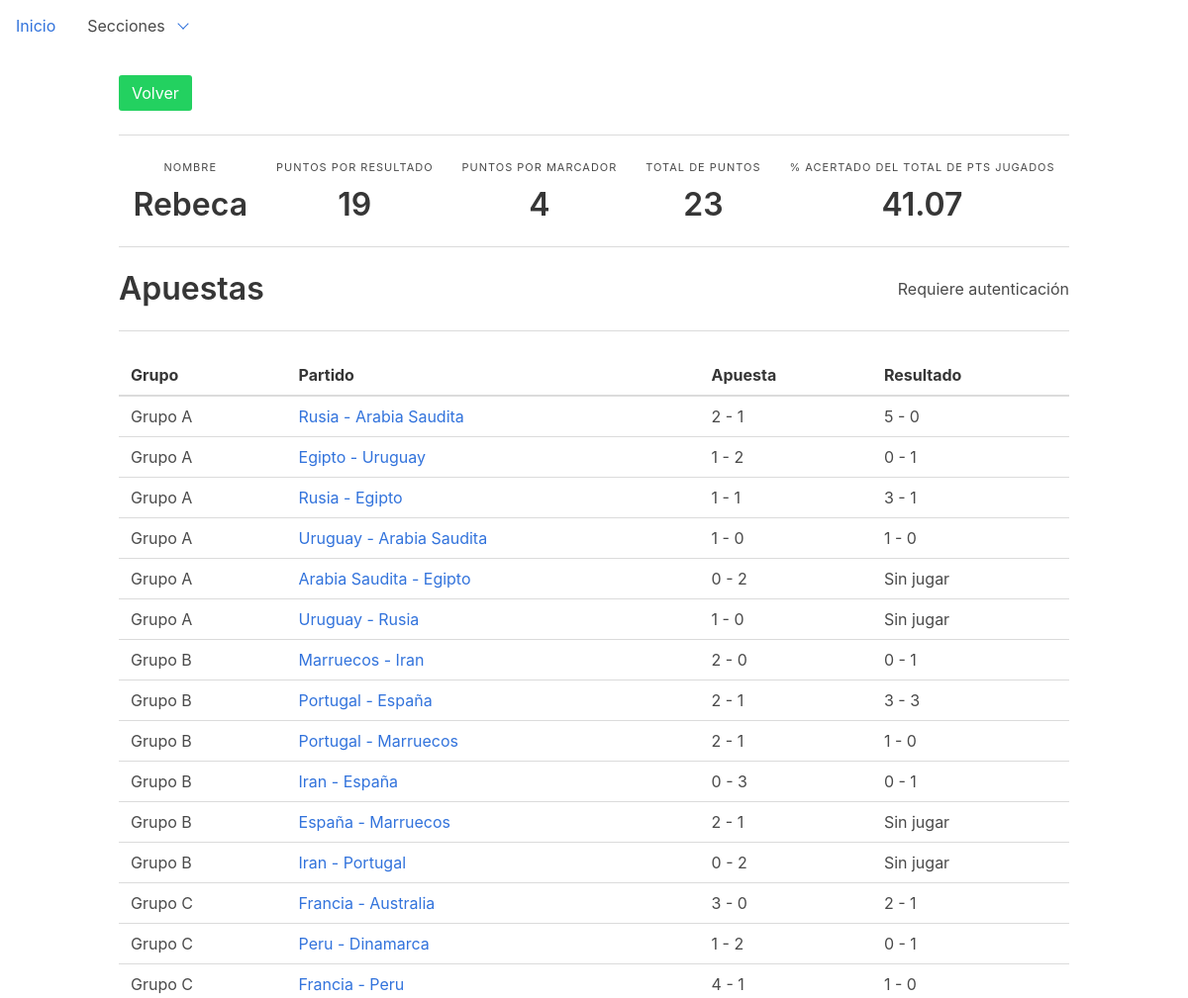
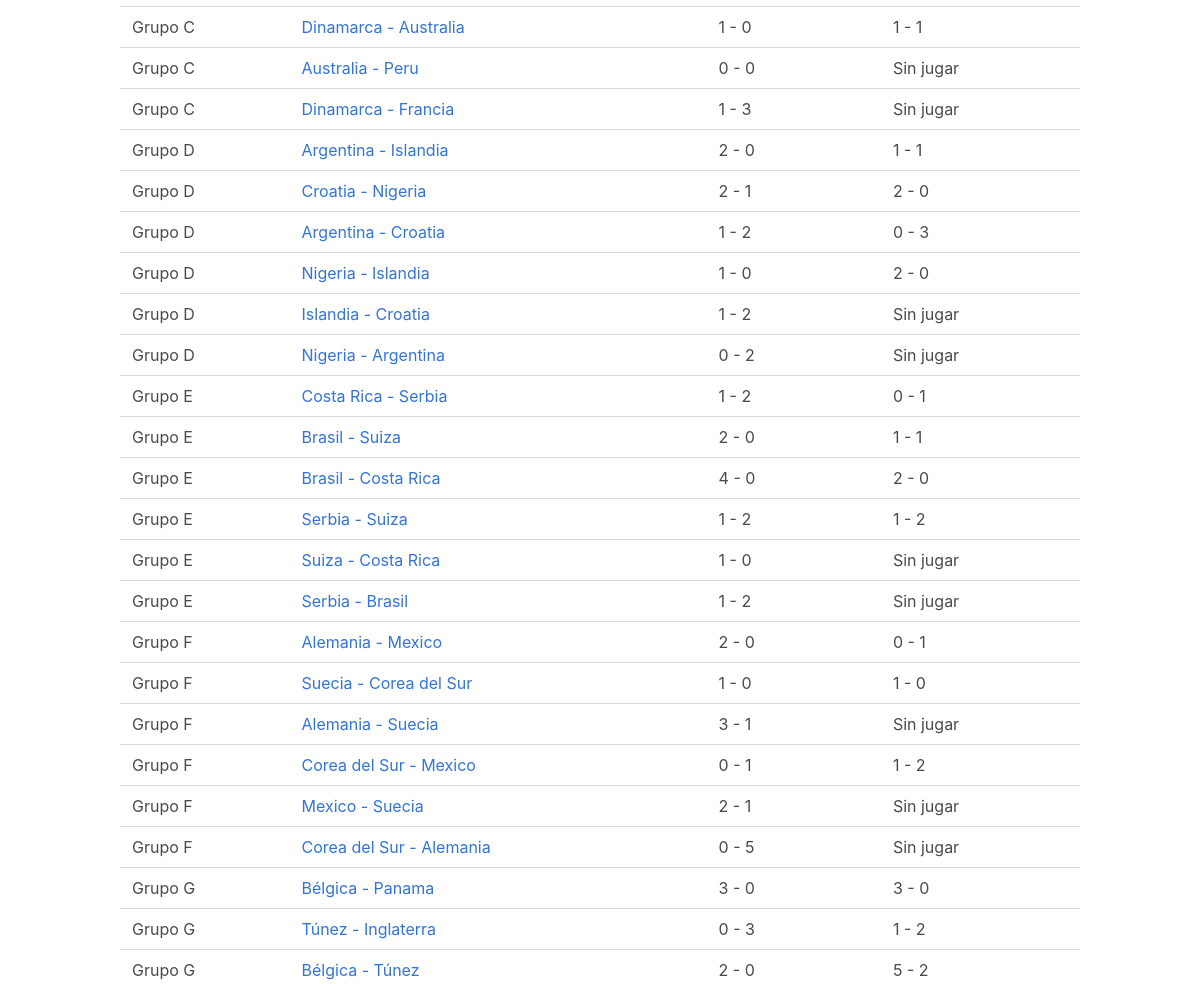
The app's page /dashboard/gamblers/35 (upper part), older data (2 pictures, top to bottom).
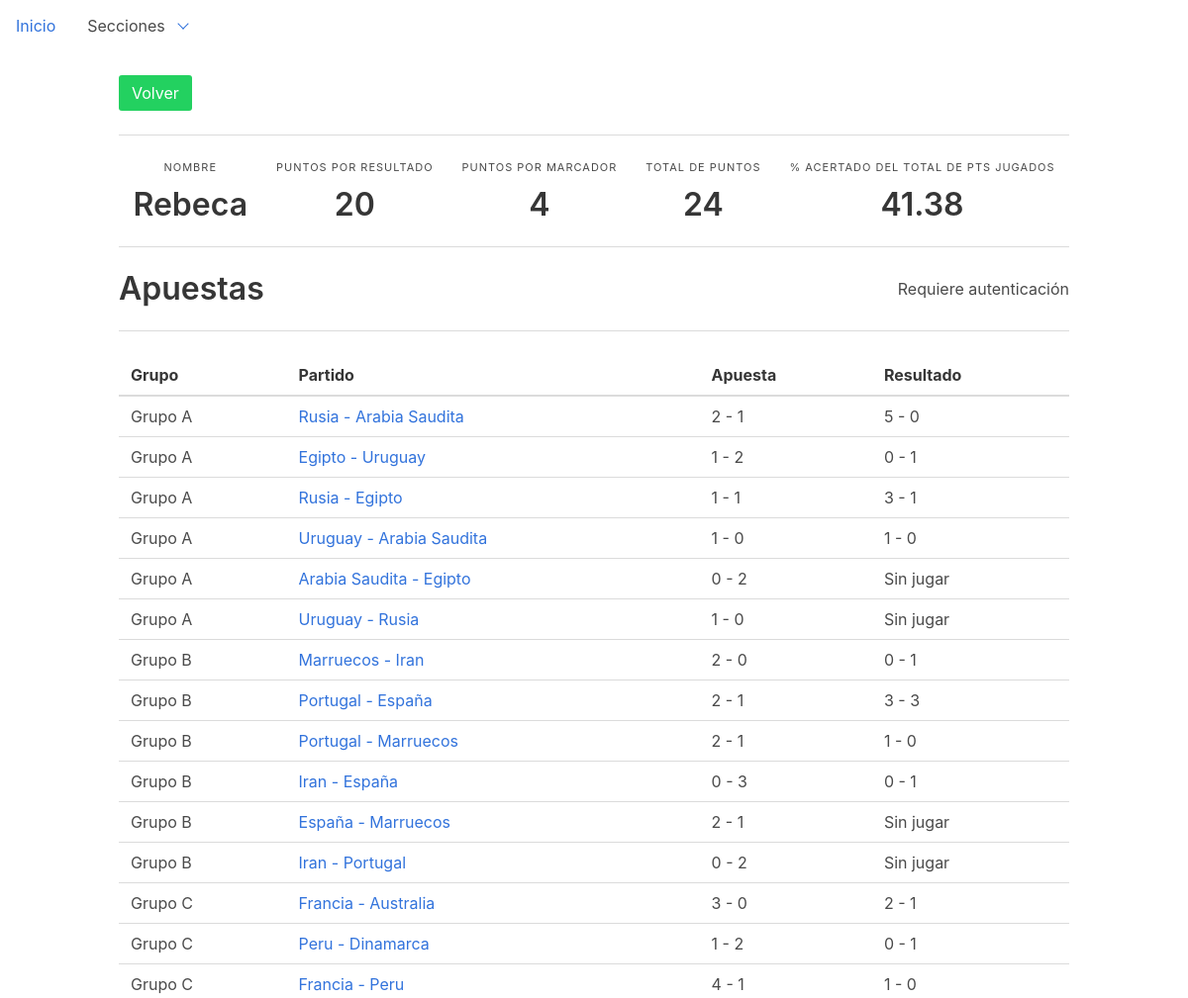
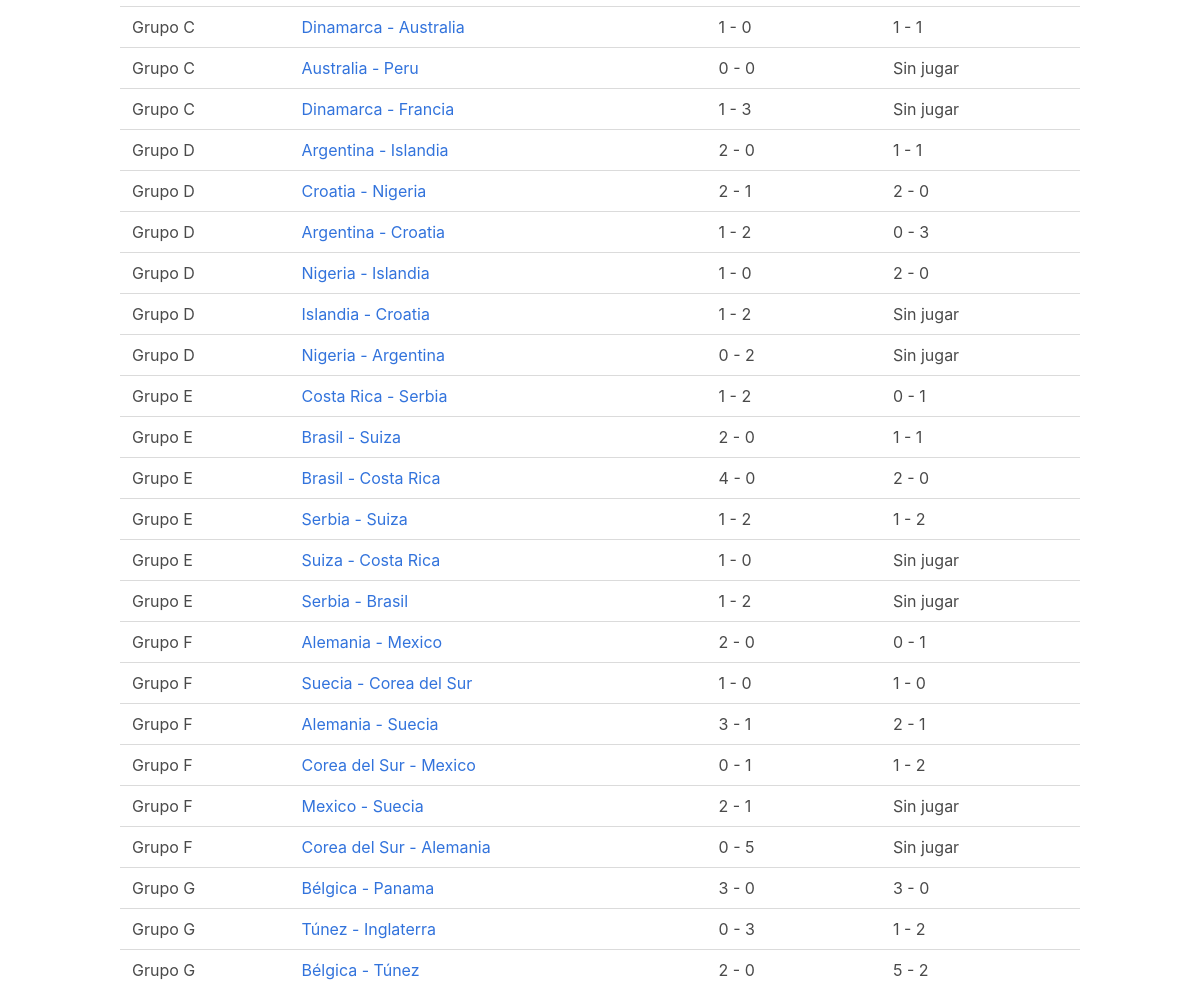
The same page, newer data (2 pictures, top to bottom).
### dashboard/models.py (models this page shows, shortened)
class Gambler(models.Model):
    name = models.CharField(max_length=48)
    points_result = models.IntegerField(default=0)
    points_score = models.IntegerField(default=0)
    points_8vo = models.IntegerField(default=0)
    points_4vo = models.IntegerField(default=0)
    points_semi = models.IntegerField(default=0)
    points_3er = models.IntegerField(default=0)
    points_final = models.IntegerField(default=0)

class Bet(models.Model):
    source = models.ForeignKey('Gambler', on_delete=models.DO_NOTHING, verbose_name='Fuente')
    match = models.ForeignKey('Match', on_delete=models.DO_NOTHING, verbose_name='Partido de referencia')
    team1 = models.ForeignKey('Team', on_delete=models.DO_NOTHING, related_name='bteam1', default="2",
                              verbose_name='Equipo 1')
    team2 = models.ForeignKey('Team', on_delete=models.DO_NOTHING, related_name='bteam2', default="2",
                              verbose_name='Equipo 2')
    goals_team1 = models.IntegerField(default=0, verbose_name='Goles equipo 1')
    goals_team2 = models.IntegerField(default=0, verbose_name='Goles equipo 2')
    checked = models.BooleanField(default=False)
    class Meta:
        ordering = ["source"]
        unique_together = (("source", "match"),)

class Match(models.Model):
    team1 = models.ForeignKey('Team', on_delete=models.DO_NOTHING, related_name='team1')
    team2 = models.ForeignKey('Team', on_delete=models.DO_NOTHING, related_name='team2')
    game_date = models.DateTimeField(null=True)

class Team(models.Model):
    GROUP_CHOICES = (
        ('A', 'Grupo A'),
        ('B', 'Grupo B'),
        ('C', 'Grupo C'),
        ('D', 'Grupo D'),
        ('E', 'Grupo E'),
        ('F', 'Grupo F'),
        ('G', 'Grupo G'),
        ('H', 'Grupo H'),
    )
    group = models.CharField(choices=GROUP_CHOICES, max_length=1, null=True, default='A')
    name = models.CharField(max_length=32)
    code = models.CharField(max_length=32)
    cups = models.IntegerField(default=0)
    finals = models.IntegerField(default=0)
    semifinals = models.IntegerField(default=0)
    class Meta:
        ordering = ["name"]
    def __str__(self):
        return self.name

### dashboard/views.py (the view)
# urls.py: url(r'^gamblers/(?P<pk>\d+)$', views.GamblerDetailView.as_view(), name='gambler-detail'),
class GamblerDetailView(DetailView):
    model = Gambler

### dashboard/templatetags/custom_tags.py (called while the page is built)
@register.filter()
def total_points(value, arg):
    gambler = Gambler.objects.get(name=arg)
    points = gambler.points_semi + gambler.points_score + gambler.points_final + gambler.points_8vo+gambler.points_4vo + gambler.points_3er + gambler.points_result
    return str(points)

@register.filter()
def total_percentage(value, arg):
    gambler = Gambler.objects.get(name=arg)
    oficial_g = Gambler.objects.get(name="Oficial")
    bets = Bet.objects.filter(source=oficial_g)
    total_points_matches = len(bets) * 2
    points = 0
    for bet in bets:
        b = Bet.objects.get(match=bet.match, source=gambler)
        if bet.goals_team1 == b.goals_team1 and bet.goals_team2 == b.goals_team2:
            points += 1
        if result_match(bet.source.name, bet.match) == result_match(b.source.name, b.match):
            points += 1
    return "{0:.2f}".format((points * 100)/total_points_matches)

@register.filter()
def result(value, arg):
    try:
        bet = Bet.objects.get(match=arg, source__name="Oficial")
    except Bet.DoesNotExist:
        return 'Sin jugar'
    return str(bet.goals_team1) + " - " + str(bet.goals_team2)

### templates/dashboard/gambler_detail.html (shortened to what this page needs)
{% extends 'base.html' %}
{% load custom_tags %}
{% block content %}
    <a class="button is-success" href="{% url 'gambler-list' %}">Volver</a>
    <hr>
    <div class="level">
        <div class="level-item has-text-centered">
            <div>
                <p class="heading">Nombre</p>
                <p class="title">{{ gambler.name }}</p>
            </div>
        </div>
        <div class="level-item has-text-centered">
            <div>
                <p class="heading">Puntos por resultado</p>
                <p class="title">{{ gambler.points_result }}</p>
            </div>
        </div>
        <div class="level-item has-text-centered">
            <div>
                <p class="heading">Puntos por marcador</p>
                <p class="title">{{ gambler.points_score }}</p>
            </div>
        </div>
        <div class="level-item has-text-centered">
            <div>
                <p class="heading">Total de puntos</p>
                <p class="title"> {{ value|total_points:gambler.name }}</p>
            </div>
        </div>
        <div class="level-item has-text-centered">
            <div>
                <p class="heading">% acertado del total de pts jugados</p>
                <p class="title"> {{ value|total_percentage:gambler.name }}</p>
            </div>
        </div>
    </div>
    <hr>
    <div class="level">
        <div>
            <p class="title">
                Apuestas
            </p>
        </div>
        <br/>
        {% if user.is_authenticated %}
            <a class="button is-info is-pulled-right" href="{% url 'bet-create' %}">Nueva apuesta</a>
        {% else %}
            <p class="is-pulled-right">Requiere autenticación</p>
        {% endif %}
    </div>
    <hr>
    <div class="level">
        <table class="sortable">
            <thead>
            <tr>
                <th>Grupo</th>
                <th>Partido</th>
                <th>Apuesta</th>
                <th>Resultado</th>
            </tr>
            </thead>
            <tbody>
            {% for bet in gambler.bet_set.all %}
                <tr>
                    {% for round in bet.team1.round_set.all %}
                        <td>{{ round.team.get_group_display }}</td>
                    {% endfor %}
                    <td><a href="{% url 'bet-detail' bet.pk %}">{{ bet.team1 }} - {{ bet.team2 }}</a></td>
                    <td>{{ bet.goals_team1 }} - {{ bet.goals_team2 }}</td>
                    <td>{{ total|result:bet.match }}</td>
                </tr>
            {% endfor %}
            </tbody>
        </table>
    </div>
{% endblock %}

Row changes from the older to the newer data that the page shows:
changed Gambler "Rebeca": points_result "19" → "20"; name+points_semi+points_score "23" → "24"; name+id "41.07" → "41.38"
changed Bet (number 33 of 39 on the later page): match.goals_team2 "Sin jugar" → "2 - 1"
